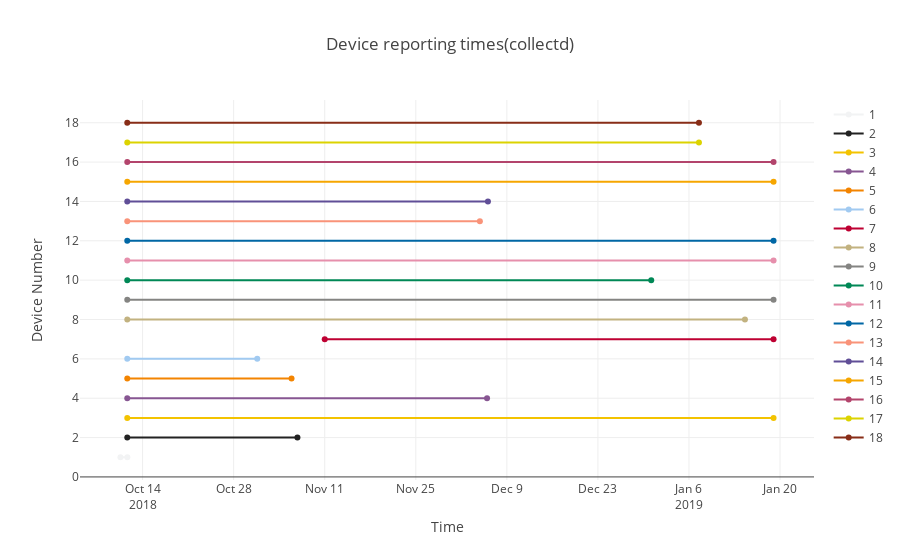

Notebook source saved alongside this figure:
### Code cell
print("Collectd reporting times:")
data=[]
for i in range(len(device_numbers)):
    try:
        result_ping_first[i] = dateutil.parser.parse(result_ping_first[i]).strftime('%Y-%m-%d %H:%M:%S')
    except:
        result_ping_first[i]=None
    try:
        result_ping_last[i] = dateutil.parser.parse(result_ping_last[i]).strftime('%Y-%m-%d %H:%M:%S')
    except:
        result_ping_last[i]=None
    print("Device: ", device_numbers[i],"  was reporting from ", result_ping_first[i], " to ",result_ping_last[i])
    trace = go.Scatter(x=[result_ping_first[i],result_ping_last[i]],y=[device_numbers[i],device_numbers[i]], 
                       name = device_numbers[i],marker=dict(color=colors[i]))
    data.append(trace)
layout = dict(title = "Device reporting times(collectd)",xaxis=dict(title="Time"),
        yaxis=dict(title="Device Number"))
fig = go.Figure(data=data, layout=layout)
iplot(fig)

### Figure 1 — Plotly figure (JSON) as saved in the notebook; plotly's stock layout.template omitted (floating-point values rounded to 4 significant figures)
{"data": [{"marker": {"color": "F2F3F4"}, "name": 1, "type": "scatter", "x": ["2018-10-10 14:16:15", "2018-10-11 15:46:31"], "y": [1, 1]}, {"marker": {"color": "222222"}, "name": 2, "type": "scatter", "x": ["2018-10-11 15:27:46", "2018-11-06 19:16:32"], "y": [2, 2]}, {"marker": {"color": "F3C300"}, "name": 3, "type": "scatter", "x": ["2018-10-11 15:27:46", "2019-01-18 23:59:57"], "y": [3, 3]}, {"marker": {"color": "875692"}, "name": 4, "type": "scatter", "x": ["2018-10-11 15:27:46", "2018-12-05 22:53:02"], "y": [4, 4]}, {"marker": {"color": "F38400"}, "name": 5, "type": "scatter", "x": ["2018-10-11 15:27:46", "2018-11-05 21:32:30"], "y": [5, 5]}, {"marker": {"color": "A1CAF1"}, "name": 6, "type": "scatter", "x": ["2018-10-11 15:27:46", "2018-10-31 14:55:00"], "y": [6, 6]}, {"marker": {"color": "BE0032"}, "name": 7, "type": "scatter", "x": ["2018-11-11 00:00:03", "2019-01-18 23:59:58"], "y": [7, 7]}, {"marker": {"color": "C2B280"}, "name": 8, "type": "scatter", "x": ["2018-10-11 15:27:46", "2019-01-14 14:27:00"], "y": [8, 8]}, {"marker": {"color": "848482"}, "name": 9, "type": "scatter", "x": ["2018-10-11 15:27:46", "2019-01-18 23:59:54"], "y": [9, 9]}, {"marker": {"color": "008856"}, "name": 10, "type": "scatter", "x": ["2018-10-11 15:27:46", "2018-12-31 04:39:59"], "y": [10, 10]}, {"marker": {"color": "E68FAC"}, "name": 11, "type": "scatter", "x": ["2018-10-11 15:27:46", "2019-01-18 23:59:55"], "y": [11, 11]}, {"marker": {"color": "0067A5"}, "name": 12, "type": "scatter", "x": ["2018-10-11 15:27:46", "2019-01-19 00:00:00"], "y": [12, 12]}, {"marker": {"color": "F99379"}, "name": 13, "type": "scatter", "x": ["2018-10-11 15:27:46", "2018-12-04 20:27:05"], "y": [13, 13]}, {"marker": {"color": "604E97"}, "name": 14, "type": "scatter", "x": ["2018-10-11 15:27:46", "2018-12-06 02:12:27"], "y": [14, 14]}, {"marker": {"color": "F6A600"}, "name": 15, "type": "scatter", "x": ["2018-10-11 15:27:46", "2019-01-18 23:59:54"], "y": [15, 15]}, {"marker": {"color": "B3446C"}, "name": 16, "type": "scatter", "x": ["2018-10-11 15:27:46", "2019-01-18 23:59:58"], "y": [16, 16]}, {"marker": {"color": "DCD300"}, "name": 17, "type": "scatter", "x": ["2018-10-11 15:27:46", "2019-01-07 12:46:58"], "y": [17, 17]}, {"marker": {"color": "882D17"}, "name": 18, "type": "scatter", "x": ["2018-10-11 15:27:46", "2019-01-07 12:46:58"], "y": [18, 18]}], "layout": {"title": "Device reporting times(collectd)", "xaxis": {"title": "Time"}, "yaxis": {"title": "Device Number"}}}
